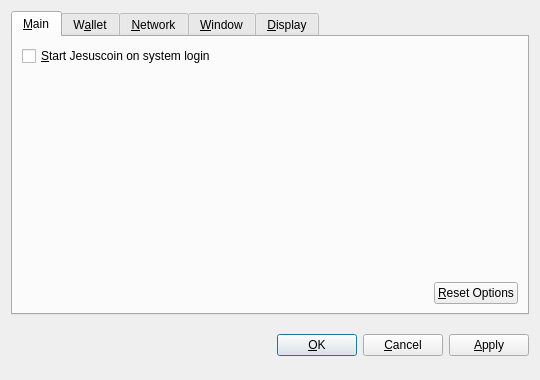
<?xml version="1.0" encoding="UTF-8"?>
<ui version="4.0">
 <class>OptionsDialog</class>
 <widget class="QDialog" name="OptionsDialog">
  <property name="geometry">
   <rect>
    <x>0</x>
    <y>0</y>
    <width>540</width>
    <height>380</height>
   </rect>
  </property>
  <property name="windowTitle">
   <string>Options</string>
  </property>
  <property name="modal">
   <bool>true</bool>
  </property>
  <layout class="QVBoxLayout" name="verticalLayout">
   <item>
    <widget class="QTabWidget" name="tabWidget">
     <property name="tabPosition">
      <enum>QTabWidget::North</enum>
     </property>
     <property name="currentIndex">
      <number>0</number>
     </property>
     <widget class="QWidget" name="tabMain">
      <attribute name="title">
       <string>&amp;Main</string>
      </attribute>
      <layout class="QVBoxLayout" name="verticalLayout_Main">
       <item>
        <widget class="QCheckBox" name="bitcoinAtStartup">
         <property name="toolTip">
          <string>Automatically start Jesuscoin after logging in to the system.</string>
         </property>
         <property name="text">
          <string>&amp;Start Jesuscoin on system login</string>
         </property>
        </widget>
       </item>
       <item>
        <spacer name="verticalSpacer_Main">
         <property name="orientation">
          <enum>Qt::Vertical</enum>
         </property>
         <property name="sizeHint" stdset="0">
          <size>
           <width>20</width>
           <height>40</height>
          </size>
         </property>
        </spacer>
       </item>
       <item>
        <layout class="QHBoxLayout" name="horizontalLayout_2_Main">
         <item>
          <spacer name="horizontalSpacer_2_Main">
           <property name="orientation">
            <enum>Qt::Horizontal</enum>
           </property>
           <property name="sizeHint" stdset="0">
            <size>
             <width>40</width>
             <height>20</height>
            </size>
           </property>
          </spacer>
         </item>
         <item>
          <widget class="QPushButton" name="resetButton">
           <property name="toolTip">
            <string>Reset all client options to default.</string>
           </property>
           <property name="text">
            <string>&amp;Reset Options</string>
           </property>
           <property name="autoDefault">
            <bool>false</bool>
           </property>
          </widget>
         </item>
        </layout>
       </item>
      </layout>
     </widget>
     <widget class="QWidget" name="tabWallet">
      <attribute name="title">
       <string>W&amp;allet</string>
      </attribute>
      <layout class="QVBoxLayout" name="verticalLayout_Network">
       <item>
        <widget class="QLabel" name="transactionFeeInfoLabel">
         <property name="text">
          <string>Optional transaction fee per kB that helps make sure your transactions are processed quickly. Most transactions are 1 kB.</string>
         </property>
         <property name="textFormat">
          <enum>Qt::PlainText</enum>
         </property>
         <property name="wordWrap">
          <bool>true</bool>
         </property>
        </widget>
       </item>
       <item>
        <layout class="QHBoxLayout" name="horizontalLayout_1_Main">
         <item>
          <widget class="QLabel" name="transactionFeeLabel">
           <property name="text">
            <string>Pay transaction &amp;fee</string>
           </property>
           <property name="textFormat">
            <enum>Qt::PlainText</enum>
           </property>
           <property name="buddy">
            <cstring>transactionFee</cstring>
           </property>
          </widget>
         </item>
         <item>
          <widget class="BitcoinAmountField" name="transactionFee"/>
         </item>
         <item>
          <spacer name="horizontalSpacer_1_Main">
           <property name="orientation">
            <enum>Qt::Horizontal</enum>
           </property>
           <property name="sizeHint" stdset="0">
            <size>
             <width>40</width>
             <height>20</height>
            </size>
           </property>
          </spacer>
         </item>
        </layout>
       </item>
       <item>
        <widget class="QLabel" name="label">
         <property name="text">
          <string>If you disable the spending of unconfirmed change, the change from a transaction cannot be used until that transaction has at least one confirmation. This also affects how your balance is computed.</string>
         </property>
         <property name="wordWrap">
          <bool>true</bool>
         </property>
        </widget>
       </item>
       <item>
        <widget class="QCheckBox" name="spendZeroConfChange">
         <property name="text">
          <string>Spend unconfirmed change  (experts only)</string>
         </property>
        </widget>
       </item>
       <item>
        <spacer name="verticalSpacer">
         <property name="orientation">
          <enum>Qt::Vertical</enum>
         </property>
         <property name="sizeHint" stdset="0">
          <size>
           <width>20</width>
           <height>40</height>
          </size>
         </property>
        </spacer>
       </item>
      </layout>
     </widget>
     <widget class="QWidget" name="tabNetwork">
      <attribute name="title">
       <string>&amp;Network</string>
      </attribute>
      <layout class="QVBoxLayout" name="verticalLayout_Network">
       <item>
        <widget class="QCheckBox" name="mapPortUpnp">
         <property name="toolTip">
          <string>Automatically open the Jesuscoin client port on the router. This only works when your router supports UPnP and it is enabled.</string>
         </property>
         <property name="text">
          <string>Map port using &amp;UPnP</string>
         </property>
        </widget>
       </item>
       <item>
        <widget class="QCheckBox" name="connectSocks">
         <property name="toolTip">
          <string>Connect to the Jesuscoin network through a SOCKS proxy (e.g. when connecting through Tor).</string>
         </property>
         <property name="text">
          <string>&amp;Connect through SOCKS proxy:</string>
         </property>
        </widget>
       </item>
       <item>
        <layout class="QHBoxLayout" name="horizontalLayout_Network">
         <item>
          <widget class="QLabel" name="proxyIpLabel">
           <property name="text">
            <string>Proxy &amp;IP:</string>
           </property>
           <property name="textFormat">
            <enum>Qt::PlainText</enum>
           </property>
           <property name="buddy">
            <cstring>proxyIp</cstring>
           </property>
          </widget>
         </item>
         <item>
          <widget class="QValidatedLineEdit" name="proxyIp">
           <property name="maximumSize">
            <size>
             <width>140</width>
             <height>16777215</height>
            </size>
           </property>
           <property name="toolTip">
            <string>IP address of the proxy (e.g. 127.0.0.1)</string>
           </property>
          </widget>
         </item>
         <item>
          <widget class="QLabel" name="proxyPortLabel">
           <property name="text">
            <string>&amp;Port:</string>
           </property>
           <property name="textFormat">
            <enum>Qt::PlainText</enum>
           </property>
           <property name="buddy">
            <cstring>proxyPort</cstring>
           </property>
          </widget>
         </item>
         <item>
          <widget class="QLineEdit" name="proxyPort">
           <property name="maximumSize">
            <size>
             <width>55</width>
             <height>16777215</height>
            </size>
           </property>
           <property name="toolTip">
            <string>Port of the proxy (e.g. 9050)</string>
           </property>
          </widget>
         </item>
         <item>
          <widget class="QLabel" name="socksVersionLabel">
           <property name="text">
            <string>SOCKS &amp;Version:</string>
           </property>
           <property name="textFormat">
            <enum>Qt::PlainText</enum>
           </property>
           <property name="buddy">
            <cstring>socksVersion</cstring>
           </property>
          </widget>
         </item>
         <item>
          <widget class="QValueComboBox" name="socksVersion">
           <property name="toolTip">
            <string>SOCKS version of the proxy (e.g. 5)</string>
           </property>
          </widget>
         </item>
         <item>
          <spacer name="horizontalSpacer_Network">
           <property name="orientation">
            <enum>Qt::Horizontal</enum>
           </property>
           <property name="sizeHint" stdset="0">
            <size>
             <width>40</width>
             <height>20</height>
            </size>
           </property>
          </spacer>
         </item>
        </layout>
       </item>
       <item>
        <spacer name="verticalSpacer_Network">
         <property name="orientation">
          <enum>Qt::Vertical</enum>
         </property>
         <property name="sizeHint" stdset="0">
          <size>
           <width>20</width>
           <height>40</height>
          </size>
         </property>
        </spacer>
       </item>
      </layout>
     </widget>
     <widget class="QWidget" name="tabWindow">
      <attribute name="title">
       <string>&amp;Window</string>
      </attribute>
      <layout class="QVBoxLayout" name="verticalLayout_Window">
       <item>
        <widget class="QCheckBox" name="minimizeToTray">
         <property name="toolTip">
          <string>Show only a tray icon after minimizing the window.</string>
         </property>
         <property name="text">
          <string>&amp;Minimize to the tray instead of the taskbar</string>
         </property>
        </widget>
       </item>
       <item>
        <widget class="QCheckBox" name="minimizeOnClose">
         <property name="toolTip">
          <string>Minimize instead of exit the application when the window is closed. When this option is enabled, the application will be closed only after selecting Quit in the menu.</string>
         </property>
         <property name="text">
          <string>M&amp;inimize on close</string>
         </property>
        </widget>
       </item>
       <item>
        <spacer name="verticalSpacer_Window">
         <property name="orientation">
          <enum>Qt::Vertical</enum>
         </property>
         <property name="sizeHint" stdset="0">
          <size>
           <width>20</width>
           <height>40</height>
          </size>
         </property>
        </spacer>
       </item>
      </layout>
     </widget>
     <widget class="QWidget" name="tabDisplay">
      <attribute name="title">
       <string>&amp;Display</string>
      </attribute>
      <layout class="QVBoxLayout" name="verticalLayout_Display">
       <item>
        <layout class="QHBoxLayout" name="horizontalLayout_1_Display">
         <item>
          <widget class="QLabel" name="langLabel">
           <property name="text">
            <string>User Interface &amp;language:</string>
           </property>
           <property name="textFormat">
            <enum>Qt::PlainText</enum>
           </property>
           <property name="buddy">
            <cstring>lang</cstring>
           </property>
          </widget>
         </item>
         <item>
          <widget class="QValueComboBox" name="lang">
           <property name="toolTip">
            <string>The user interface language can be set here. This setting will take effect after restarting Jesuscoin.</string>
           </property>
          </widget>
         </item>
        </layout>
       </item>
       <item>
        <layout class="QHBoxLayout" name="horizontalLayout_2_Display">
         <item>
          <widget class="QLabel" name="unitLabel">
           <property name="text">
            <string>&amp;Unit to show amounts in:</string>
           </property>
           <property name="textFormat">
            <enum>Qt::PlainText</enum>
           </property>
           <property name="buddy">
            <cstring>unit</cstring>
           </property>
          </widget>
         </item>
         <item>
          <widget class="QValueComboBox" name="unit">
           <property name="toolTip">
            <string>Choose the default subdivision unit to show in the interface and when sending coins.</string>
           </property>
          </widget>
         </item>
        </layout>
       </item>
       <item>
        <widget class="QCheckBox" name="displayAddresses">
         <property name="toolTip">
          <string>Whether to show Jesuscoin addresses in the transaction list or not.</string>
         </property>
         <property name="text">
          <string>&amp;Display addresses in transaction list</string>
         </property>
        </widget>
       </item>
       <item>
        <widget class="QCheckBox" name="coinControlFeatures">
         <property name="toolTip">
          <string>Whether to show coin control features or not.</string>
         </property>
         <property name="text">
          <string>Display coin &amp;control features (experts only!)</string>
         </property>
        </widget>
       </item>
       <item>
        <spacer name="verticalSpacer_Display">
         <property name="orientation">
          <enum>Qt::Vertical</enum>
         </property>
         <property name="sizeHint" stdset="0">
          <size>
           <width>20</width>
           <height>40</height>
          </size>
         </property>
        </spacer>
       </item>
      </layout>
     </widget>
    </widget>
   </item>
   <item>
    <layout class="QHBoxLayout" name="horizontalLayout_Buttons">
     <item>
      <spacer name="horizontalSpacer_1">
       <property name="orientation">
        <enum>Qt::Horizontal</enum>
       </property>
       <property name="sizeHint" stdset="0">
        <size>
         <width>40</width>
         <height>48</height>
        </size>
       </property>
      </spacer>
     </item>
     <item>
      <widget class="QLabel" name="statusLabel">
       <property name="font">
        <font>
         <weight>75</weight>
         <bold>true</bold>
        </font>
       </property>
       <property name="text">
        <string/>
       </property>
       <property name="textFormat">
        <enum>Qt::PlainText</enum>
       </property>
       <property name="wordWrap">
        <bool>true</bool>
       </property>
      </widget>
     </item>
     <item>
      <spacer name="horizontalSpacer_2">
       <property name="orientation">
        <enum>Qt::Horizontal</enum>
       </property>
       <property name="sizeHint" stdset="0">
        <size>
         <width>40</width>
         <height>48</height>
        </size>
       </property>
      </spacer>
     </item>
     <item>
      <widget class="QPushButton" name="okButton">
       <property name="text">
        <string>&amp;OK</string>
       </property>
      </widget>
     </item>
     <item>
      <widget class="QPushButton" name="cancelButton">
       <property name="text">
        <string>&amp;Cancel</string>
       </property>
       <property name="autoDefault">
        <bool>false</bool>
       </property>
      </widget>
     </item>
     <item>
      <widget class="QPushButton" name="applyButton">
       <property name="text">
        <string>&amp;Apply</string>
       </property>
       <property name="autoDefault">
        <bool>false</bool>
       </property>
      </widget>
     </item>
    </layout>
   </item>
  </layout>
 </widget>
 <customwidgets>
  <customwidget>
   <class>BitcoinAmountField</class>
   <extends>QSpinBox</extends>
   <header>bitcoinamountfield.h</header>
  </customwidget>
  <customwidget>
   <class>QValueComboBox</class>
   <extends>QComboBox</extends>
   <header>qvaluecombobox.h</header>
  </customwidget>
  <customwidget>
   <class>QValidatedLineEdit</class>
   <extends>QLineEdit</extends>
   <header>qvalidatedlineedit.h</header>
  </customwidget>
 </customwidgets>
 <resources/>
 <connections/>
</ui>
